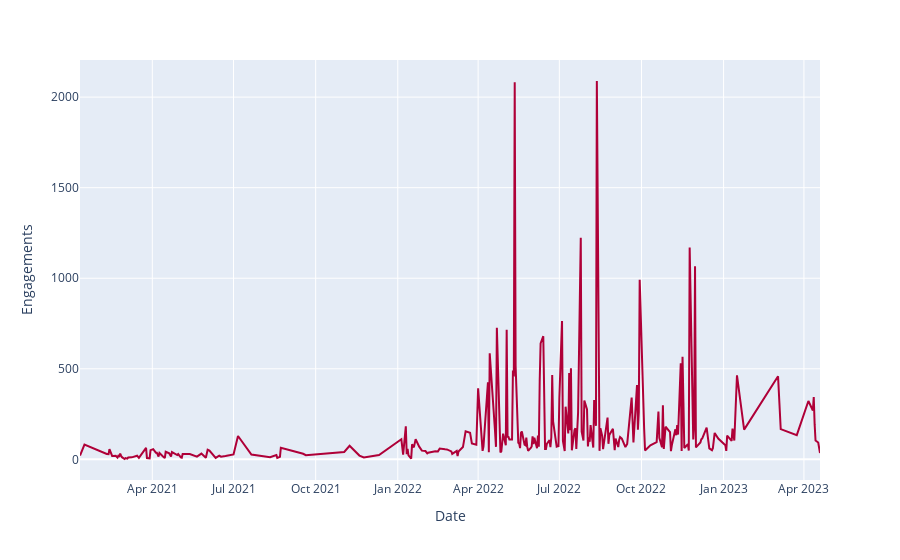

The notebook cell this image was saved under:
### Code cell
px.line(line_plot, x='Date', y='Engagements', color_discrete_sequence=px.colors.qualitative.Dark24_r)

### Figure 1 — Plotly figure (JSON) as saved in the notebook; plotly's stock layout.template omitted (floating-point values rounded to 4 significant figures; data arrays with more than 128 entries replaced by an {"elided": "..."} marker saying what was removed)
{"data": [{"hovertemplate": "Date=%{x}<br>Engagements=%{y}<extra></extra>", "legendgroup": "", "line": {"color": "#AF0038", "dash": "solid"}, "marker": {"symbol": "circle"}, "mode": "lines", "name": "", "orientation": "v", "showlegend": false, "type": "scatter", "x": {"elided": "279 str values"}, "xaxis": "x", "y": {"elided": "279 int values"}, "yaxis": "y"}], "layout": {"legend": {"tracegroupgap": 0}, "margin": {"t": 60}, "xaxis": {"anchor": "y", "domain": [0, 1], "title": {"text": "Date"}}, "yaxis": {"anchor": "x", "domain": [0, 1], "title": {"text": "Engagements"}}}}
